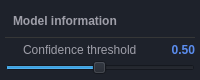
             <widget class="QFrame" name="frame_13">
              <property name="minimumSize">
               <size>
                <width>0</width>
                <height>80</height>
               </size>
              </property>
              <property name="maximumSize">
               <size>
                <width>16777215</width>
                <height>80</height>
               </size>
              </property>
              <property name="styleSheet">
               <string notr="true">background-color:#1e222b;
border-radius: 10px;</string>
              </property>
              <property name="frameShape">
               <enum>QFrame::Shape::StyledPanel</enum>
              </property>
              <property name="frameShadow">
               <enum>QFrame::Shadow::Raised</enum>
              </property>
              <layout class="QVBoxLayout" name="verticalLayout_13">
               <property name="spacing">
                <number>0</number>
               </property>
               <property name="leftMargin">
                <number>5</number>
               </property>
               <property name="topMargin">
                <number>5</number>
               </property>
               <property name="rightMargin">
                <number>5</number>
               </property>
               <property name="bottomMargin">
                <number>0</number>
               </property>
               <item>
                <widget class="QLabel" name="project_title_18">
                 <property name="minimumSize">
                  <size>
                   <width>0</width>
                   <height>30</height>
                  </size>
                 </property>
                 <property name="maximumSize">
                  <size>
                   <width>16777215</width>
                   <height>30</height>
                  </size>
                 </property>
                 <property name="font">
                  <font>
                   <family>Ubuntu</family>
                   <pointsize>9</pointsize>
                   <bold>true</bold>
                  </font>
                 </property>
                 <property name="styleSheet">
                  <string notr="true">background-color:#1e222b;
color: #9F9FA9;
padding-left:5px;</string>
                 </property>
                 <property name="text">
                  <string>Model information</string>
                 </property>
                </widget>
               </item>
               <item>
                <widget class="Line" name="line_8">
                 <property name="minimumSize">
                  <size>
                   <width>0</width>
                   <height>1</height>
                  </size>
                 </property>
                 <property name="maximumSize">
                  <size>
                   <width>16777215</width>
                   <height>1</height>
                  </size>
                 </property>
                 <property name="styleSheet">
                  <string notr="true">background-color:#363737;</string>
                 </property>
                 <property name="orientation">
                  <enum>Qt::Orientation::Horizontal</enum>
                 </property>
                </widget>
               </item>
               <item>
                <widget class="QFrame" name="frame_30">
                 <property name="minimumSize">
                  <size>
                   <width>0</width>
                   <height>20</height>
                  </size>
                 </property>
                 <property name="maximumSize">
                  <size>
                   <width>16777215</width>
                   <height>18</height>
                  </size>
                 </property>
                 <property name="styleSheet">
                  <string notr="true"/>
                 </property>
                 <property name="frameShape">
                  <enum>QFrame::Shape::StyledPanel</enum>
                 </property>
                 <property name="frameShadow">
                  <enum>QFrame::Shadow::Raised</enum>
                 </property>
                 <layout class="QHBoxLayout" name="horizontalLayout_7">
                  <property name="spacing">
                   <number>0</number>
                  </property>
                  <property name="leftMargin">
                   <number>0</number>
                  </property>
                  <property name="topMargin">
                   <number>0</number>
                  </property>
                  <property name="rightMargin">
                   <number>0</number>
                  </property>
                  <property name="bottomMargin">
                   <number>0</number>
                  </property>
                  <item>
                   <widget class="QLabel" name="project_title_19">
                    <property name="maximumSize">
                     <size>
                      <width>16777215</width>
                      <height>16777215</height>
                     </size>
                    </property>
                    <property name="font">
                     <font>
                      <family>Ubuntu</family>
                      <pointsize>9</pointsize>
                      <kerning>true</kerning>
                     </font>
                    </property>
                    <property name="styleSheet">
                     <string notr="true">color: #9F9FA9;
padding-left:15px;</string>
                    </property>
                    <property name="text">
                     <string>Confidence threshold</string>
                    </property>
                   </widget>
                  </item>
                  <item>
                   <widget class="QLabel" name="project_title_20">
                    <property name="maximumSize">
                     <size>
                      <width>50</width>
                      <height>16777215</height>
                     </size>
                    </property>
                    <property name="font">
                     <font>
                      <family>Ubuntu</family>
                      <pointsize>9</pointsize>
                      <bold>true</bold>
                     </font>
                    </property>
                    <property name="styleSheet">
                     <string notr="true">color: #5b8def;</string>
                    </property>
                    <property name="text">
                     <string>0.50</string>
                    </property>
                    <property name="alignment">
                     <set>Qt::AlignmentFlag::AlignRight|Qt::AlignmentFlag::AlignTrailing|Qt::AlignmentFlag::AlignVCenter</set>
                    </property>
                   </widget>
                  </item>
                 </layout>
                </widget>
               </item>
               <item>
                <widget class="QSlider" name="hslider_confidence_threshold">
                 <property name="singleStep">
                  <number>0</number>
                 </property>
                 <property name="value">
                  <number>49</number>
                 </property>
                 <property name="orientation">
                  <enum>Qt::Orientation::Horizontal</enum>
                 </property>
                </widget>
               </item>
              </layout>
             </widget>
